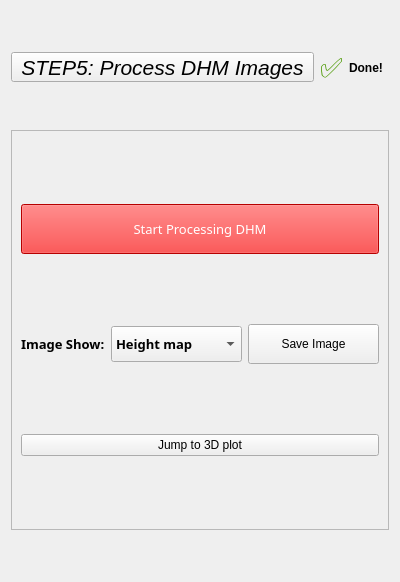
<?xml version="1.0" encoding="UTF-8"?>
<ui version="4.0">
 <class>Form</class>
 <widget class="QWidget" name="Form">
  <property name="geometry">
   <rect>
    <x>0</x>
    <y>0</y>
    <width>400</width>
    <height>582</height>
   </rect>
  </property>
  <property name="windowTitle">
   <string>Form</string>
  </property>
  <layout class="QGridLayout" name="mainLayout">
   <item row="0" column="0">
    <widget class="QToolButton" name="toggleButton">
     <property name="sizePolicy">
      <sizepolicy hsizetype="Preferred" vsizetype="Preferred">
       <horstretch>0</horstretch>
       <verstretch>0</verstretch>
      </sizepolicy>
     </property>
     <property name="maximumSize">
      <size>
       <width>400</width>
       <height>30</height>
      </size>
     </property>
     <property name="font">
      <font>
       <pointsize>16</pointsize>
       <italic>true</italic>
      </font>
     </property>
     <property name="text">
      <string>STEP5: Process DHM Images</string>
     </property>
    </widget>
   </item>
   <item row="0" column="1">
    <widget class="QLabel" name="label_check">
     <property name="enabled">
      <bool>true</bool>
     </property>
     <property name="maximumSize">
      <size>
       <width>28</width>
       <height>16777215</height>
      </size>
     </property>
     <property name="palette">
      <palette>
       <active>
        <colorrole role="WindowText">
         <brush brushstyle="SolidPattern">
          <color alpha="255">
           <red>78</red>
           <green>154</green>
           <blue>6</blue>
          </color>
         </brush>
        </colorrole>
        <colorrole role="Button">
         <brush brushstyle="SolidPattern">
          <color alpha="255">
           <red>78</red>
           <green>154</green>
           <blue>6</blue>
          </color>
         </brush>
        </colorrole>
        <colorrole role="Light">
         <brush brushstyle="SolidPattern">
          <color alpha="255">
           <red>117</red>
           <green>231</green>
           <blue>9</blue>
          </color>
         </brush>
        </colorrole>
        <colorrole role="Midlight">
         <brush brushstyle="SolidPattern">
          <color alpha="255">
           <red>97</red>
           <green>192</green>
           <blue>7</blue>
          </color>
         </brush>
        </colorrole>
        <colorrole role="Dark">
         <brush brushstyle="SolidPattern">
          <color alpha="255">
           <red>39</red>
           <green>77</green>
           <blue>3</blue>
          </color>
         </brush>
        </colorrole>
        <colorrole role="Mid">
         <brush brushstyle="SolidPattern">
          <color alpha="255">
           <red>52</red>
           <green>103</green>
           <blue>4</blue>
          </color>
         </brush>
        </colorrole>
        <colorrole role="Text">
         <brush brushstyle="SolidPattern">
          <color alpha="255">
           <red>78</red>
           <green>154</green>
           <blue>6</blue>
          </color>
         </brush>
        </colorrole>
        <colorrole role="BrightText">
         <brush brushstyle="SolidPattern">
          <color alpha="255">
           <red>255</red>
           <green>255</green>
           <blue>255</blue>
          </color>
         </brush>
        </colorrole>
        <colorrole role="ButtonText">
         <brush brushstyle="SolidPattern">
          <color alpha="255">
           <red>0</red>
           <green>0</green>
           <blue>0</blue>
          </color>
         </brush>
        </colorrole>
        <colorrole role="Base">
         <brush brushstyle="SolidPattern">
          <color alpha="255">
           <red>255</red>
           <green>255</green>
           <blue>255</blue>
          </color>
         </brush>
        </colorrole>
        <colorrole role="Window">
         <brush brushstyle="SolidPattern">
          <color alpha="255">
           <red>78</red>
           <green>154</green>
           <blue>6</blue>
          </color>
         </brush>
        </colorrole>
        <colorrole role="Shadow">
         <brush brushstyle="SolidPattern">
          <color alpha="255">
           <red>0</red>
           <green>0</green>
           <blue>0</blue>
          </color>
         </brush>
        </colorrole>
        <colorrole role="AlternateBase">
         <brush brushstyle="SolidPattern">
          <color alpha="255">
           <red>166</red>
           <green>204</green>
           <blue>130</blue>
          </color>
         </brush>
        </colorrole>
        <colorrole role="ToolTipBase">
         <brush brushstyle="SolidPattern">
          <color alpha="255">
           <red>255</red>
           <green>255</green>
           <blue>220</blue>
          </color>
         </brush>
        </colorrole>
        <colorrole role="ToolTipText">
         <brush brushstyle="SolidPattern">
          <color alpha="255">
           <red>0</red>
           <green>0</green>
           <blue>0</blue>
          </color>
         </brush>
        </colorrole>
       </active>
       <inactive>
        <colorrole role="WindowText">
         <brush brushstyle="SolidPattern">
          <color alpha="255">
           <red>78</red>
           <green>154</green>
           <blue>6</blue>
          </color>
         </brush>
        </colorrole>
        <colorrole role="Button">
         <brush brushstyle="SolidPattern">
          <color alpha="255">
           <red>78</red>
           <green>154</green>
           <blue>6</blue>
          </color>
         </brush>
        </colorrole>
        <colorrole role="Light">
         <brush brushstyle="SolidPattern">
          <color alpha="255">
           <red>117</red>
           <green>231</green>
           <blue>9</blue>
          </color>
         </brush>
        </colorrole>
        <colorrole role="Midlight">
         <brush brushstyle="SolidPattern">
          <color alpha="255">
           <red>97</red>
           <green>192</green>
           <blue>7</blue>
          </color>
         </brush>
        </colorrole>
        <colorrole role="Dark">
         <brush brushstyle="SolidPattern">
          <color alpha="255">
           <red>39</red>
           <green>77</green>
           <blue>3</blue>
          </color>
         </brush>
        </colorrole>
        <colorrole role="Mid">
         <brush brushstyle="SolidPattern">
          <color alpha="255">
           <red>52</red>
           <green>103</green>
           <blue>4</blue>
          </color>
         </brush>
        </colorrole>
        <colorrole role="Text">
         <brush brushstyle="SolidPattern">
          <color alpha="255">
           <red>78</red>
           <green>154</green>
           <blue>6</blue>
          </color>
         </brush>
        </colorrole>
        <colorrole role="BrightText">
         <brush brushstyle="SolidPattern">
          <color alpha="255">
           <red>255</red>
           <green>255</green>
           <blue>255</blue>
          </color>
         </brush>
        </colorrole>
        <colorrole role="ButtonText">
         <brush brushstyle="SolidPattern">
          <color alpha="255">
           <red>0</red>
           <green>0</green>
           <blue>0</blue>
          </color>
         </brush>
        </colorrole>
        <colorrole role="Base">
         <brush brushstyle="SolidPattern">
          <color alpha="255">
           <red>255</red>
           <green>255</green>
           <blue>255</blue>
          </color>
         </brush>
        </colorrole>
        <colorrole role="Window">
         <brush brushstyle="SolidPattern">
          <color alpha="255">
           <red>78</red>
           <green>154</green>
           <blue>6</blue>
          </color>
         </brush>
        </colorrole>
        <colorrole role="Shadow">
         <brush brushstyle="SolidPattern">
          <color alpha="255">
           <red>0</red>
           <green>0</green>
           <blue>0</blue>
          </color>
         </brush>
        </colorrole>
        <colorrole role="AlternateBase">
         <brush brushstyle="SolidPattern">
          <color alpha="255">
           <red>166</red>
           <green>204</green>
           <blue>130</blue>
          </color>
         </brush>
        </colorrole>
        <colorrole role="ToolTipBase">
         <brush brushstyle="SolidPattern">
          <color alpha="255">
           <red>255</red>
           <green>255</green>
           <blue>220</blue>
          </color>
         </brush>
        </colorrole>
        <colorrole role="ToolTipText">
         <brush brushstyle="SolidPattern">
          <color alpha="255">
           <red>0</red>
           <green>0</green>
           <blue>0</blue>
          </color>
         </brush>
        </colorrole>
       </inactive>
       <disabled>
        <colorrole role="WindowText">
         <brush brushstyle="SolidPattern">
          <color alpha="255">
           <red>39</red>
           <green>77</green>
           <blue>3</blue>
          </color>
         </brush>
        </colorrole>
        <colorrole role="Button">
         <brush brushstyle="SolidPattern">
          <color alpha="255">
           <red>78</red>
           <green>154</green>
           <blue>6</blue>
          </color>
         </brush>
        </colorrole>
        <colorrole role="Light">
         <brush brushstyle="SolidPattern">
          <color alpha="255">
           <red>117</red>
           <green>231</green>
           <blue>9</blue>
          </color>
         </brush>
        </colorrole>
        <colorrole role="Midlight">
         <brush brushstyle="SolidPattern">
          <color alpha="255">
           <red>97</red>
           <green>192</green>
           <blue>7</blue>
          </color>
         </brush>
        </colorrole>
        <colorrole role="Dark">
         <brush brushstyle="SolidPattern">
          <color alpha="255">
           <red>39</red>
           <green>77</green>
           <blue>3</blue>
          </color>
         </brush>
        </colorrole>
        <colorrole role="Mid">
         <brush brushstyle="SolidPattern">
          <color alpha="255">
           <red>52</red>
           <green>103</green>
           <blue>4</blue>
          </color>
         </brush>
        </colorrole>
        <colorrole role="Text">
         <brush brushstyle="SolidPattern">
          <color alpha="255">
           <red>39</red>
           <green>77</green>
           <blue>3</blue>
          </color>
         </brush>
        </colorrole>
        <colorrole role="BrightText">
         <brush brushstyle="SolidPattern">
          <color alpha="255">
           <red>255</red>
           <green>255</green>
           <blue>255</blue>
          </color>
         </brush>
        </colorrole>
        <colorrole role="ButtonText">
         <brush brushstyle="SolidPattern">
          <color alpha="255">
           <red>39</red>
           <green>77</green>
           <blue>3</blue>
          </color>
         </brush>
        </colorrole>
        <colorrole role="Base">
         <brush brushstyle="SolidPattern">
          <color alpha="255">
           <red>78</red>
           <green>154</green>
           <blue>6</blue>
          </color>
         </brush>
        </colorrole>
        <colorrole role="Window">
         <brush brushstyle="SolidPattern">
          <color alpha="255">
           <red>78</red>
           <green>154</green>
           <blue>6</blue>
          </color>
         </brush>
        </colorrole>
        <colorrole role="Shadow">
         <brush brushstyle="SolidPattern">
          <color alpha="255">
           <red>0</red>
           <green>0</green>
           <blue>0</blue>
          </color>
         </brush>
        </colorrole>
        <colorrole role="AlternateBase">
         <brush brushstyle="SolidPattern">
          <color alpha="255">
           <red>78</red>
           <green>154</green>
           <blue>6</blue>
          </color>
         </brush>
        </colorrole>
        <colorrole role="ToolTipBase">
         <brush brushstyle="SolidPattern">
          <color alpha="255">
           <red>255</red>
           <green>255</green>
           <blue>220</blue>
          </color>
         </brush>
        </colorrole>
        <colorrole role="ToolTipText">
         <brush brushstyle="SolidPattern">
          <color alpha="255">
           <red>0</red>
           <green>0</green>
           <blue>0</blue>
          </color>
         </brush>
        </colorrole>
       </disabled>
      </palette>
     </property>
     <property name="font">
      <font>
       <pointsize>20</pointsize>
       <weight>50</weight>
       <bold>false</bold>
       <kerning>true</kerning>
      </font>
     </property>
     <property name="layoutDirection">
      <enum>Qt::RightToLeft</enum>
     </property>
     <property name="text">
      <string>✅</string>
     </property>
     <property name="wordWrap">
      <bool>false</bool>
     </property>
     <property name="margin">
      <number>-1</number>
     </property>
    </widget>
   </item>
   <item row="0" column="2">
    <widget class="QLabel" name="label_done_text">
     <property name="minimumSize">
      <size>
       <width>40</width>
       <height>0</height>
      </size>
     </property>
     <property name="maximumSize">
      <size>
       <width>50</width>
       <height>16777215</height>
      </size>
     </property>
     <property name="font">
      <font>
       <weight>75</weight>
       <bold>true</bold>
      </font>
     </property>
     <property name="layoutDirection">
      <enum>Qt::RightToLeft</enum>
     </property>
     <property name="text">
      <string>Done!</string>
     </property>
    </widget>
   </item>
   <item row="9" column="0" colspan="3">
    <widget class="QScrollArea" name="contentArea">
     <property name="sizePolicy">
      <sizepolicy hsizetype="Expanding" vsizetype="Expanding">
       <horstretch>0</horstretch>
       <verstretch>1</verstretch>
      </sizepolicy>
     </property>
     <property name="minimumSize">
      <size>
       <width>160</width>
       <height>0</height>
      </size>
     </property>
     <property name="maximumSize">
      <size>
       <width>400</width>
       <height>400</height>
      </size>
     </property>
     <property name="styleSheet">
      <string notr="true"/>
     </property>
     <property name="verticalScrollBarPolicy">
      <enum>Qt::ScrollBarAsNeeded</enum>
     </property>
     <property name="horizontalScrollBarPolicy">
      <enum>Qt::ScrollBarAsNeeded</enum>
     </property>
     <property name="sizeAdjustPolicy">
      <enum>QAbstractScrollArea::AdjustIgnored</enum>
     </property>
     <property name="widgetResizable">
      <bool>true</bool>
     </property>
     <widget class="QWidget" name="Parameter_2">
      <property name="geometry">
       <rect>
        <x>0</x>
        <y>0</y>
        <width>374</width>
        <height>398</height>
       </rect>
      </property>
      <property name="sizePolicy">
       <sizepolicy hsizetype="Preferred" vsizetype="Expanding">
        <horstretch>0</horstretch>
        <verstretch>0</verstretch>
       </sizepolicy>
      </property>
      <property name="styleSheet">
       <string notr="true"/>
      </property>
      <layout class="QVBoxLayout" name="contentLayout">
       <item>
        <widget class="QPushButton" name="pushButton_Confirm">
         <property name="sizePolicy">
          <sizepolicy hsizetype="Preferred" vsizetype="Fixed">
           <horstretch>0</horstretch>
           <verstretch>0</verstretch>
          </sizepolicy>
         </property>
         <property name="minimumSize">
          <size>
           <width>60</width>
           <height>25</height>
          </size>
         </property>
         <property name="maximumSize">
          <size>
           <width>400</width>
           <height>50</height>
          </size>
         </property>
         <property name="font">
          <font>
           <family>Arial Black</family>
           <pointsize>10</pointsize>
           <weight>10</weight>
           <italic>false</italic>
           <bold>false</bold>
          </font>
         </property>
         <property name="focusPolicy">
          <enum>Qt::StrongFocus</enum>
         </property>
         <property name="layoutDirection">
          <enum>Qt::LeftToRight</enum>
         </property>
         <property name="styleSheet">
          <string notr="true">color: rgb(255, 255, 255);
font: 87 10pt &quot;Arial Black&quot;;
background-color: rgb(255, 0, 0);</string>
         </property>
         <property name="text">
          <string>Start Processing DHM</string>
         </property>
        </widget>
       </item>
       <item>
        <layout class="QHBoxLayout" name="horizontalLayout_9" stretch="1,2,5">
         <item>
          <widget class="QLabel" name="label_imgshow">
           <property name="font">
            <font>
             <family>Arial Black</family>
             <pointsize>10</pointsize>
             <weight>75</weight>
             <bold>true</bold>
            </font>
           </property>
           <property name="text">
            <string>Image Show:</string>
           </property>
          </widget>
         </item>
         <item>
          <widget class="QComboBox" name="comboBox_imgshow">
           <property name="minimumSize">
            <size>
             <width>0</width>
             <height>36</height>
            </size>
           </property>
           <property name="font">
            <font>
             <family>Arial Black</family>
             <pointsize>10</pointsize>
             <weight>75</weight>
             <bold>true</bold>
            </font>
           </property>
           <item>
            <property name="text">
             <string>Height map</string>
            </property>
           </item>
           <item>
            <property name="text">
             <string>FFT Filter</string>
            </property>
           </item>
           <item>
            <property name="text">
             <string>Phase map</string>
            </property>
           </item>
           <item>
            <property name="text">
             <string>Wrapped Phase</string>
            </property>
           </item>
           <item>
            <property name="text">
             <string>Hologram</string>
            </property>
           </item>
           <item>
            <property name="text">
             <string>Reference</string>
            </property>
           </item>
          </widget>
         </item>
         <item>
          <widget class="QPushButton" name="pushButton_ImgSave">
           <property name="maximumSize">
            <size>
             <width>160</width>
             <height>40</height>
            </size>
           </property>
           <property name="styleSheet">
            <string notr="true">font: 87 10pt &quot;Arial Black&quot;;</string>
           </property>
           <property name="text">
            <string>Save Image</string>
           </property>
          </widget>
         </item>
        </layout>
       </item>
       <item>
        <widget class="QPushButton" name="pushButton">
         <property name="text">
          <string>Jump to 3D plot</string>
         </property>
        </widget>
       </item>
      </layout>
     </widget>
    </widget>
   </item>
  </layout>
 </widget>
 <resources/>
 <connections/>
</ui>
